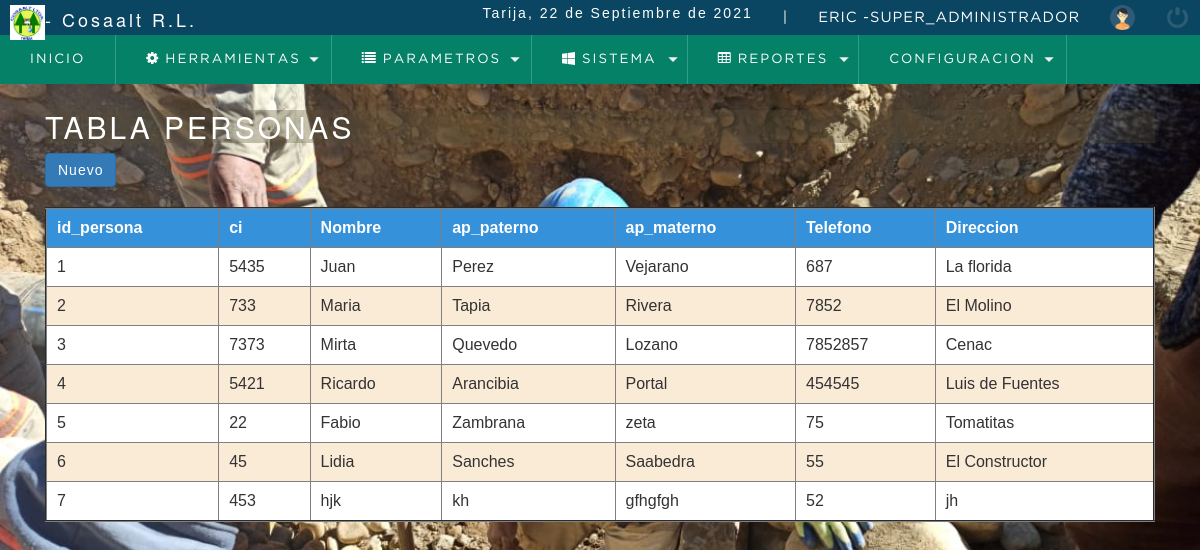
/controler/control.php (signed in), run on the app's committed database.
### tables this page shows
CREATE TABLE `sistema_reclamos` (
  `id_sistema_reclamo` int(11) NOT NULL,
  `nombre` varchar(45) NOT NULL,
  `nombre_creador` varchar(45) NOT NULL,
  `logo` varchar(200) NOT NULL,
  `fec_insercion` timestamp NOT NULL DEFAULT current_timestamp() ON UPDATE current_timestamp(),
  `fec_modificacion` timestamp NOT NULL DEFAULT current_timestamp() ON UPDATE current_timestamp(),
  `usuario` int(11) NOT NULL,
  `estado` char(1) NOT NULL
);

CREATE TABLE `grupos` (
  `id_grupo` int(11) NOT NULL,
  `grupo` varchar(100) NOT NULL,
  `icono` varchar(200) NOT NULL,
  `fec_insercion` timestamp NOT NULL DEFAULT current_timestamp() ON UPDATE current_timestamp(),
  `fec_modificacion` timestamp NOT NULL DEFAULT current_timestamp() ON UPDATE current_timestamp(),
  `usuario` int(11) NOT NULL,
  `gr_estado` char(1) NOT NULL
);

CREATE TABLE `personas` (
  `id_persona` int(11) NOT NULL,
  `id_sistema_reclamo` int(11) NOT NULL,
  `ci` varchar(15) NOT NULL,
  `nombres` varchar(20) NOT NULL,
  `ap` varchar(30) DEFAULT NULL,
  `am` varchar(30) DEFAULT NULL,
  `telefono` varchar(30) DEFAULT NULL,
  `direccion` varchar(30) DEFAULT NULL,
  `genero` varchar(90) NOT NULL,
  `fec_insercion` timestamp NOT NULL DEFAULT current_timestamp() ON UPDATE current_timestamp(),
  `fec_modificacion` timestamp NOT NULL DEFAULT current_timestamp() ON UPDATE current_timestamp(),
  `usuario` int(11) NOT NULL,
  `estado` char(1) NOT NULL
);

### controler/control.php (called while the page is built)
<?php
require_once ("../mod/Modelo_persona.php");
$per=new personas_model();
$datos=$per->get_personas();
require_once ("../view/per.php");
?>

### include/funcion.php (called while the page is built, shortened)
<?php
	function fechaC(){
		$mes = array("","Enero",
					  "Febrero",
					  "Marzo",
					  "Abril",
					  "Mayo",
					  "Junio",
					  "Julio",
					  "Agosto",
					  "Septiembre",
					  "Octubre",
					  "Noviembre",
					  "Diciembre");
		return date('d')." de ". $mes[date('n')] . " de " . date('Y');
	}
 ?>

### mod/conexion.php (called while the page is built)
<?php
class Conectar{
public static function conexion(){
    $con= new mysqli("localhost","root","","sistema_test");
$con->query("SET NAMES utf8");
return $con;
}
}
?>

### mod/Modelo_persona.php (called while the page is built)
<?php
class personas_model{
    private $db;
    private $personas;
    public function __construct() {
        $this->db = Conectar::conexion();
        $this->personas=array();
    }
    public function get_personas(){
        $con=" SELECT *FROM personas WHERE estado =1 ";
        $consulta=$this->db->query($con);
        while ($filas=$consulta->fetch_assoc()) {
            $this->personas[]=$filas;
        }
        return $this->personas;
    }
}
?>

### include/menu2.php (the view, shortened to what this page needs)
<nav >
<ul>
<li><a href="">Inicio</a></li>
<?php
include_once '../conexion.php';
$listargrup="SELECT *FROM grupos WHERE gr_estado=1";
$grupres=mysqli_query($con,$listargrup);
while($grupodata=mysqli_fetch_assoc($grupres))
{
    $id_grupo=$grupodata['id_grupo'];
    $accesqry="SELECT * from accesos where id_grupo='$id_grupo' AND accesos.permisos='a'";
    $accessres=mysqli_query($con,$accesqry);
    $accessrow=mysqli_num_rows($accessres);
    if($accessrow>0){
    ?>
      <li class="principal">
        <a href="#" >
        <span> <i class="<?php echo $grupodata['icono']; ?>"></i></span> <?php echo $grupodata['grupo']; ?>
          </a>
      </li>
<?php }} ?>
<?php
if($_SESSION['s_id_rol'] ==1){
  ?>
      <li class="principal">
        <a >
          Configuracion
        </a>
      </li>
      <?php } ?>
    </ul>
</nav>

### include/scripts.php (shortened to what this page needs)
<link rel="stylesheet" type="text/css" href="../estilos.css">
<link rel="stylesheet" href="">
<link rel="stylesheet" href="assets/swal2/sweetalert2.min.css" type="text/css" />
<link rel="stylesheet" href="assets/bootstrap/css/bootstrap.min.css"  />
<link rel="stylesheet" type="text/css" href="https://cdnjs.cloudflare.com/ajax/libs/font-awesome/4.7.0/css/font-awesome.min.css">
<link rel="stylesheet" type="text/css" href="../tablaSeguridad/librerias/select2/css/select2.css">
<link href="https://cdn.jsdelivr.net/npm/select2@4.1.0-rc.0/dist/css/select2.min.css" rel="stylesheet" />
	<?php include "funcion.php"; ?>

### view/per.php (shortened to what this page needs)
<?php require '../include/scripts.php' ?>
<body>
<?php require '../include/header.php'; ?>
<section id="container">
<h2 id="h2">TABLA PERSONAS </h2>
<div class="agregar">
        <a href="../tablaSeguridad/personas.php" class="btn btn-primary">Nuevo</a>
      </div>
      <table  border="2" class="tabla" >
      <thead class="thead">
			<tr>
            <th>id_persona</th>
				<th>ci</th>
				<th>Nombre</th>
				<th>ap_paterno</th>
				<th>ap_materno</th>
                <th>Telefono</th>
                <th>Direccion</th>
			</tr>
		</thead>
<br>
<tbody>
    <?php
    foreach ($datos as $dato){
    echo"<tr>";
    echo "<td>".$dato["id_persona"]."</td>";
    echo "<td>".$dato["ci"]."</td>";
    echo "<td>".$dato["nombres"]."</td>";
    echo"<td>".$dato["ap"]."</td>";
    echo "<td>".$dato["am"]."</td>";
    echo"<td>".$dato["telefono"]."</td>";
    echo"<td>".$dato["direccion"]."</td>";
echo"</tr>";
    }
    ?>
   </tbody>
    </table>
</section>
</body>
</html>

### include/header.php (shortened to what this page needs)
  <?php
						include '../conexion.php';
						$menulis="SELECT * from sistema_reclamos where estado=1";
						$menulistar=mysqli_query($con,$menulis);
						$data=mysqli_fetch_assoc($menulistar) ;
        ?>
<header>
    <div class="header">
        <h1 id="h1"><img class="imagen" src="../fotos/<?php echo $data['logo'];?>"   width="35" height="35">- <?php echo $data['nombre']; ?> </h1>
        <div class="optionsBar">
            <p>Tarija, <?php echo fechaC(); ?></p>
            <span>|</span>
            <span class="user"><?php echo $_SESSION['s_usuario'].' -'.$_SESSION['s_rol']; ?></span>
            <img class="photouser" src="./../public/images/user.png" alt="Usuario">
            <a href="../index.php"><img class="close" src="./../public/images/salir.png" alt="Salir del sistema" title="Salir"></a>
        </div>
    </div>
    <?php require 'menu2.php'; ?>
</header>

### estilos.css (style rules this page uses)
* { margin: 0; padding: 0; box-sizing: border-box; }
body { background: url(imagenes/cosal3.jpg); -webkit-background-size: cover; background-size: cover; background-attachment: fixed; margin-top: 0px; }
h1, h2, h3, h4, h5, h6 { font-family: 'arial'; font-weight: bold; letter-spacing: 3px; color: rgb(255, 255, 255) }
#h1 { font-size: 18px; }
#h2 { color: rgb(255, 255, 255); background-color: rgba(90, 83, 56, 0.322); }
h2 { font-size: 20px; }
p { font-family: 'arial'; letter-spacing: 2px; font-size: 14px; line-height: 20px; }
a { text-decoration: none; font-family: arial; letter-spacing: 1px; }
span { font-family: 'GothamBook'; letter-spacing: 1px; font-size: 14px; line-height: 20px; }
header { position: fixed; width: 100%; }
.header { color: #FFF; background: #0a4661; height: 35px; display: -webkit-flex; display: -moz-flex; display: -ms-flex; display: -o-flex; display: flex; justify-content: space-between; align-items: center; padding: 10px; }
.optionsBar { display: -webkit-flex; display: -moz-flex; display: -ms-flex; display: -o-flex; display: flex; justify-content: center; align-items: center; }
.optionsBar span { color: #FFF; font-size: 11pt; font-family: 'GothamBook'; text-transform: uppercase; margin-left: 30px; }
.photouser { margin-left: 30px; width: 25px; height: 25px; }
.close { width: 25px; height: 25px; }
.optionsBar a { display: -webkit-flex; display: -moz-flex; display: -ms-flex; display: -o-flex; display: flex; margin-left: 30px; }
nav ul { background: #058167; list-style: none; display: -webkit-flex; display: -moz-flex; display: -ms-flex; display: -o-flex; display: flex; justify-content: left; align-items: center; }
nav ul>li a { position: relative; }
nav a { color: #FFF; display: block; font-size: 10pt; font-family: 'GothamBook'; padding: 15px 30px; text-transform: uppercase; letter-spacing: 2px; transition: background .5s; border-right: 1px solid #319B8F; }
nav .principal>a { background: url(../images/arrow_bottom.png) no-repeat; background-position-x: 0%; background-position-y: 0%; background-size: auto auto; background-position: 94% center; background-size: 10px; }
#container { padding: 90px 45px 45px; }
table { border-collapse: collapse; font-size: 12pt; font-family: 'arial'; width: 100%; }
table th { text-align: left; padding: 10px; background: #3491da; color: #FFF; }
table tr:nth-child(odd) { background: #FFF; }
.tabla { background-color: antiquewhite; }
table td { padding: 10px; }

### data on the page
sistema_reclamos: logo (picture), nombre "Cosaalt R.L."
grupos: grupo "HERRAMIENTAS"
grupos: grupo "PARAMETROS"
grupos: grupo "SISTEMA"
grupos: grupo "REPORTES"
personas: id_persona "1", ci "5435", nombres "Juan", ap "Perez", am "Vejarano", telefono "687", direccion "La florida"
personas: id_persona "2", ci "733", nombres "Maria", ap "Tapia", am "Rivera", telefono "7852", direccion "El Molino"
personas: id_persona "3", ci "7373", nombres "Mirta", ap "Quevedo", am "Lozano", telefono "7852857", direccion "Cenac"
personas: id_persona "4", ci "5421", nombres "Ricardo", ap "Arancibia", am "Portal", telefono "454545", direccion "Luis de Fuentes"
personas: id_persona "5", ci "22", nombres "Fabio", ap "Zambrana", am "zeta", telefono "75", direccion "Tomatitas"
personas: id_persona "6", ci "45", nombres "Lidia", ap "Sanches", am "Saabedra", telefono "55", direccion "El Constructor"
personas: id_persona "7", ci "453", nombres "hjk", ap "kh", am "gfhgfgh", telefono "52", direccion "jh"

### other printed values
fechaC() "22 de Septiembre de 2021"
$_SESSION['s_usuario'] "ERIC"
$_SESSION['s_rol'] "SUPER_ADMINISTRADOR"
